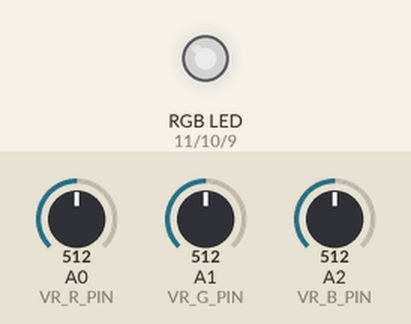
Recording of a sketch running on a simulated Arduino Uno, built with avr-gcc and run on an emulated ATmega328P. Shown: an RGB LED mixed from three pins (HIGH = lit). The test bench sets the inputs (shaded band); at power-on: A0 (VR_R_PIN) = 512, A1 (VR_G_PIN) = 512, A2 (VR_B_PIN) = 512. Dim RGB values are drawn brighter than linear.

Above: at 1.2 s.
1.3 s: A0 (VR_R_PIN) set to 716
At 2.3 s:
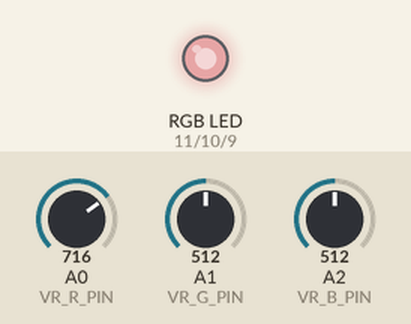
2.8 s: A1 (VR_G_PIN) set to 716
At 3.4 s:
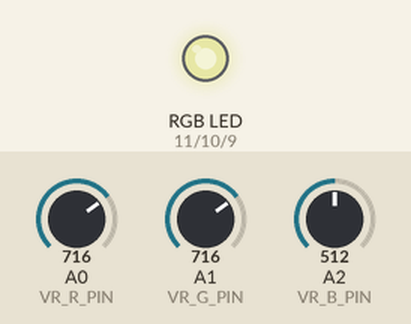
4.3 s: A2 (VR_B_PIN) set to 716
At 4.6 s:
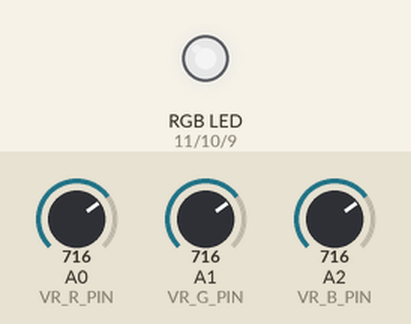
5.8 s: A0 (VR_R_PIN) set to 900
At 6.9 s:
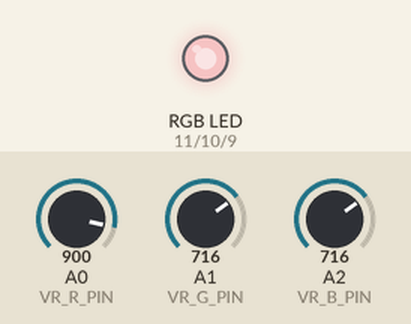
7.3 s: A1 (VR_G_PIN) set to 900
At 8.1 s:
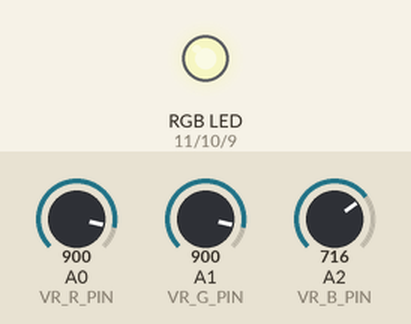
8.8 s: A2 (VR_B_PIN) set to 900
At 9.2 s:
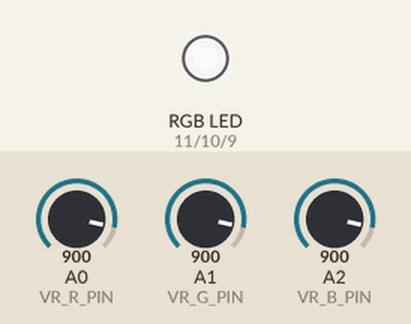
Timing chart, 0 to 11.3 s (numbered marks = the images above; inputs shaded):
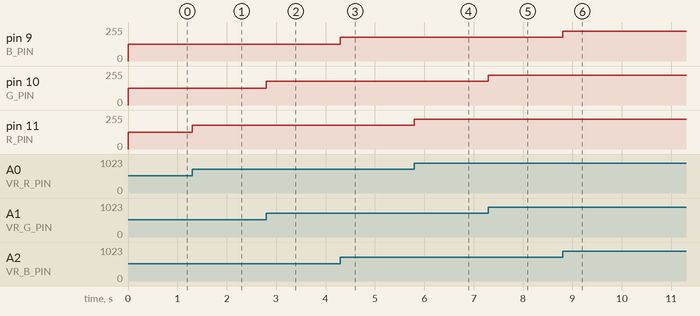

The sketch:

ch05_rgbled_pwm.ino
```cpp
#define R_PIN 11 // RGB LED的紅針腳
#define G_PIN 10 // RGB LED的綠針腳
#define B_PIN 9 // RGB LED的藍針腳
#define VR_R_PIN A0 // 可變電阻，控制紅色
#define VR_G_PIN A1 // 可變電阻，控制綠色
#define VR_B_PIN A2 // 可變電阻，控制藍色

void setup() {
}
void loop() {
  int s;
  int brightness;

  s = analogRead(VR_R_PIN); // 讀取可變電阻的值
  brightness = map(s, 0, 1023, 0, 255); // 映射到PWM允許的範圍（0~255）
  analogWrite(R_PIN, brightness);

  s = analogRead(VR_G_PIN);
  brightness = map(s, 0, 1023, 0, 255);
  analogWrite(G_PIN, brightness);

  s = analogRead(VR_B_PIN);
  brightness = map(s, 0, 1023, 0, 255);
  analogWrite(B_PIN, brightness);
}
```

Measured:
- after the input at 1.3 s, pin 11 (R_PIN): 127/255 → 178/255 at once
- after the input at 2.8 s, pin 10 (G_PIN): 127/255 → 178/255 at once
- after the input at 4.3 s, pin 9 (B_PIN): 127/255 → 178/255 at once
- after the input at 5.8 s, pin 11 (R_PIN): 178/255 → 224/255 at once
- after the input at 7.3 s, pin 10 (G_PIN): 178/255 → 224/255 at once
- after the input at 8.8 s, pin 9 (B_PIN): 178/255 → 224/255 at once
